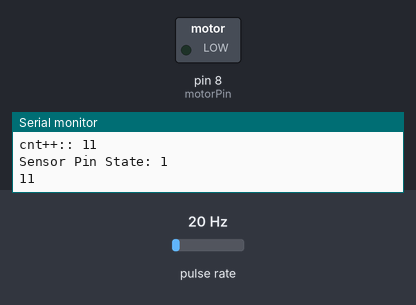
This sketch was run on a simulated Arduino Uno, built with avr-gcc and run on an emulated ATmega328P. On the bench: switched loads named in the sketch (green lamp = pin HIGH), the last lines printed to the serial monitor. Wiring (inferred from the names in the program): pulse sensor: data pin 2. The test bench sets the inputs (shaded band); at power-on: pulse rate 20 Hz.

Above: at 1.2 s.
1.3 s: pulse rate (sensor on pin 2) set to 50 Hz
At 3.0 s:
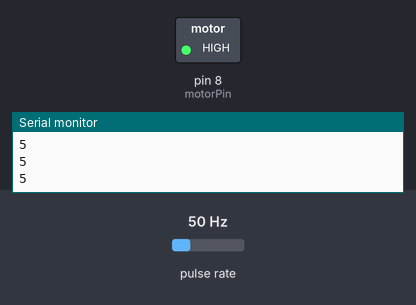
3.9 s: pulse rate (sensor on pin 2) set to 4 Hz
Timing chart, 0 to 12.9 s (numbered marks = the images above; inputs shaded):
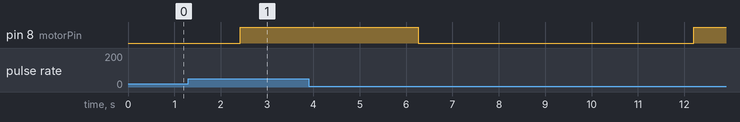

The sketch:

photo_motor_test000.ino
```cpp
const int sensorPin = 2;
const int motorPin = 8;
volatile unsigned long lastPulseTime = 0;
volatile unsigned long pulseInterval = 0;
float rpm = 0;
const int teethCount = 23;
volatile int cnt = 0;
volatile bool directionChanged = false;
volatile int dir = 0;
const unsigned long debounceDelay = 200;

void onPulse() {
  unsigned long currentPulseTime = micros();
  if (currentPulseTime - lastPulseTime >= debounceDelay) { // 디바운싱 처리
    pulseInterval = (currentPulseTime - lastPulseTime);
    lastPulseTime = currentPulseTime;
    // cnt++;
    // Serial.print("cnt++:: ");
    Serial.println(cnt);
    if (cnt >= teethCount) {
      directionChanged = true;
    }
  }
}

void setup() {
  Serial.begin(9600);
  pinMode(sensorPin, INPUT_PULLUP);
  pinMode(motorPin, OUTPUT);
  digitalWrite(motorPin, dir);
  attachInterrupt(digitalPinToInterrupt(sensorPin), onPulse, RISING);
}

void loop() {
  if (pulseInterval > 0) {
    rpm = (1000000.0 / pulseInterval) * (60.0 / teethCount);
    Serial.print("RPM: ");
    Serial.println(rpm);
    pulseInterval = 0;
    cnt++;
    Serial.print("cnt++:: ");
    Serial.println(cnt);
  }

  if (directionChanged) {
    directionChanged = false;
    cnt = 0;
    dir = !dir;
    digitalWrite(motorPin, dir);
    Serial.print("Direction changed to: ");
    Serial.println(dir ? "Backward" : "Forward");
  }

  int sensorState = digitalRead(sensorPin);
  Serial.print("Sensor Pin State: ");
  Serial.println(sensorState);

  delay(100);
}
```
